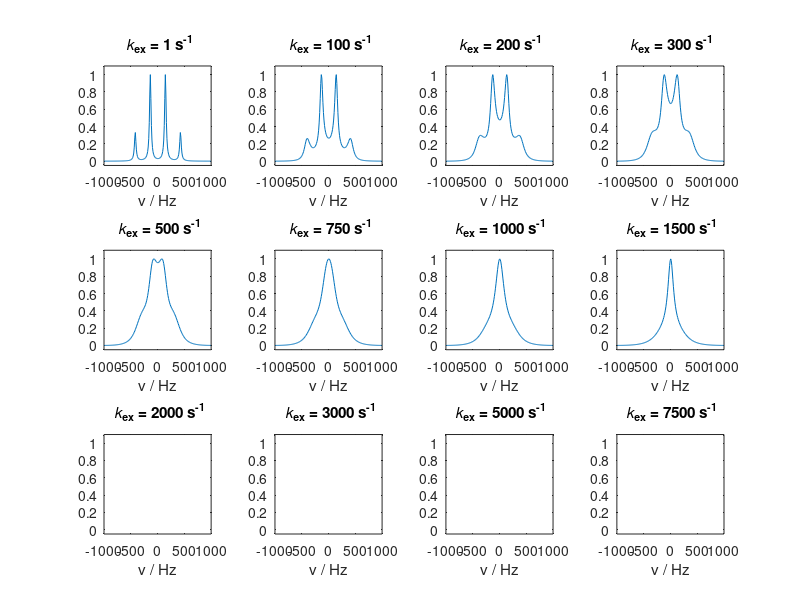

Write MATLAB code to recreate this figure.
% Generate figure for CF3 self-decoupling at various exchange rates
% Simulations of Self-decoupling as exchange process
% Originally written by Matthias Ernst, ETH Zurich
% Matlab adaptation: Ettore Bartalucci, RWTH Aachen
% Project: CF3 self decoupling

%% Variables section
% Bloch-McConnell variables
k_ex_values = [1, 100, 200, 300, 500, 750, 1000, 1500, 2000, 3000, 5000, 7500]; 
T_2 = 3/100; 
lw = 1/(pi * T_2);
disp(lw)
J_cf = 280; 

% NMR variables
t = linspace(0, 0.1, 200); % time domain size (s) need to match experiment
Fs = 1/(t(2) - t(1)); % Frequency axis
% Compute the  frequency axis
N = length(t); % Length of the signal
f = linspace(-Fs/2, Fs/2, N); % Frequency axis

%% Simulate signals
for k = 1:length(k_ex_values)

    k_ex = k_ex_values(k)

    % Modified Bloch equtions
    L1 = [(-k_ex - pi/T_2 - 1i*pi*J_cf), k_ex;
         k_ex, (-k_ex - pi/T_2 + 1i*pi*J_cf)]; %1i is the imaginary unit
    
    L2 = [(-3*k_ex - pi/T_2 - 3*1i*pi*J_cf), 3*k_ex, 0, 0;
          3*k_ex, (-7*k_ex -pi/T_2 -1i*pi*J_cf), 4*k_ex, 0;
          0, 4*k_ex, (-7*k_ex - pi/T_2 + 1i*pi*J_cf), 3*k_ex;
          0, 0, 3*k_ex, (-3*k_ex - pi/T_2 +3*1i*pi*J_cf)];
    
    % Compute and simplify the matrix exponential to get the time evolution
    U1 = zeros(2, 2, length(t)); % Preallocate U1 matrix
    for i = 1:length(t)
        U1(:,:,i) = expm(L1 * abs(t(i)));
    end
    
    U2 = zeros(4, 4, length(t)); % Preallocate U2 matrix
    for i = 1:length(t)
        U2(:,:,i) = expm(L2 * abs(t(i)));
    end
    
    % Get the signals
    vec_u1 = [2; 2];
    vec_u2 = ones(4, 1);
    
    % Compute signal 1
    signal1 = zeros(size(t));
    for i = 1:length(t)
        signal1(i) = sum(sum(U1(:,:,i) .* vec_u1));
    end
    
    % Compute signal2
    signal2 = zeros(size(t));
    for i = 1:length(t)
        signal2(i) = sum(sum(U2(:,:,i) .* vec_u2));
    end
    
    % Fourier transform and shift, see property of fft in matlab
    spectrum1 = fft(signal1);
    spectrum1 = fftshift(spectrum1);
    
    spectrum2 = fft(signal2);
    spectrum2 = fftshift(spectrum2);
    
    total_spectrum = spectrum1 + spectrum2;
    
    %% Spectral normalization section
    real_part = real(total_spectrum);
    imaginary_part = imag(total_spectrum);
    
    % Normalize the real and imaginary parts separately
    max_real = max(real_part(:));
    min_real = min(real_part(:));
    normalized_real = (real_part - min_real) / (max_real - min_real);
    
    max_imaginary = max(imaginary_part(:));
    min_imaginary = min(imaginary_part(:));
    normalized_imaginary = (imaginary_part - min_imaginary) / (max_imaginary - min_imaginary);
    
    % Combine the normalized real and imaginary parts to get the normalized spectrum
    normalized_spectrum = normalized_real; %+ 1i * normalized_imaginary;
    normalized_spectrum = normalized_spectrum';
    
    %% Produce plots
    % plot normalized spectra on each other
    subplot(3, 4, k)
    plot(f, normalized_spectrum)
    ylim([-0.05, 1.1])
    switch k
        case 1
            title('{\it k}_{ex} = 1 s^{-1}')
        case 2
            title('{\it k}_{ex} = 100 s^{-1}')
        case 3
            title('{\it k}_{ex} = 200 s^{-1}')
        case 4
            title('{\it k}_{ex} = 300 s^{-1}')
        case 5
            title('{\it k}_{ex} = 500 s^{-1}')
        case 6
            title('{\it k}_{ex} = 750 s^{-1}')
        case 7
            title('{\it k}_{ex} = 1000 s^{-1}')
        case 8
            title('{\it k}_{ex} = 1500 s^{-1}')
        case 9
            title('{\it k}_{ex} = 2000 s^{-1}')
        case 10
            title('{\it k}_{ex} = 3000 s^{-1}')
        case 11
            title('{\it k}_{ex} = 5000 s^{-1}')
        case 12
            title('{\it k}_{ex} = 7500 s^{-1}')
    end
    xlabel('\nu / Hz')
end